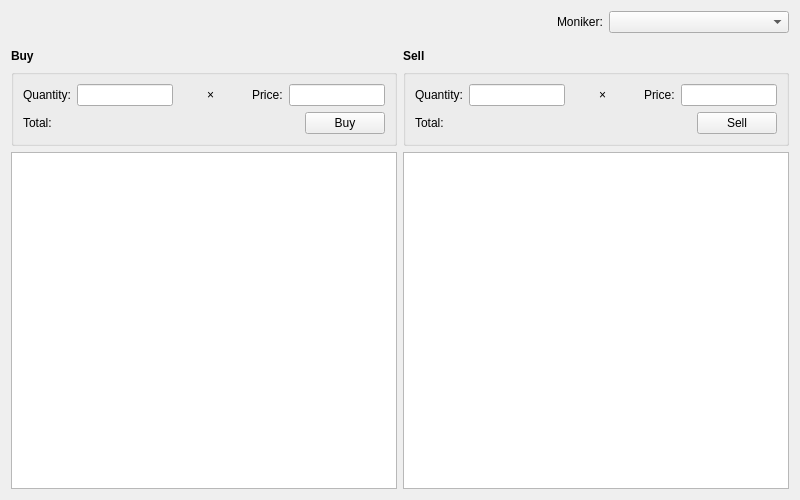
<?xml version="1.0" encoding="UTF-8"?>
<ui version="4.0">
 <class>Form</class>
 <widget class="QWidget" name="Form">
  <property name="geometry">
   <rect>
    <x>0</x>
    <y>0</y>
    <width>800</width>
    <height>500</height>
   </rect>
  </property>
  <property name="windowTitle">
   <string>Form</string>
  </property>
  <layout class="QVBoxLayout" name="verticalLayout" stretch="0,0,1">
   <item>
    <layout class="QHBoxLayout" name="horizontalLayout">
     <item>
      <spacer name="horizontalSpacer">
       <property name="orientation">
        <enum>Qt::Horizontal</enum>
       </property>
       <property name="sizeHint" stdset="0">
        <size>
         <width>40</width>
         <height>20</height>
        </size>
       </property>
      </spacer>
     </item>
     <item>
      <widget class="QLabel" name="label">
       <property name="text">
        <string>Moniker:</string>
       </property>
      </widget>
     </item>
     <item>
      <widget class="QComboBox" name="cbMoniker">
       <property name="minimumSize">
        <size>
         <width>180</width>
         <height>0</height>
        </size>
       </property>
      </widget>
     </item>
    </layout>
   </item>
   <item>
    <spacer name="verticalSpacer">
     <property name="orientation">
      <enum>Qt::Vertical</enum>
     </property>
     <property name="sizeHint" stdset="0">
      <size>
       <width>20</width>
       <height>10</height>
      </size>
     </property>
    </spacer>
   </item>
   <item>
    <layout class="QHBoxLayout" name="horizontalLayout_2" stretch="1,1">
     <item>
      <layout class="QVBoxLayout" name="verticalLayout_2">
       <item>
        <layout class="QHBoxLayout" name="horizontalLayout_11" stretch="0,1">
         <item>
          <widget class="QLabel" name="lblBuy">
           <property name="font">
            <font>
             <weight>75</weight>
             <bold>true</bold>
            </font>
           </property>
           <property name="cursor">
            <cursorShape>IBeamCursor</cursorShape>
           </property>
           <property name="text">
            <string>Buy</string>
           </property>
           <property name="textInteractionFlags">
            <set>Qt::LinksAccessibleByMouse|Qt::TextSelectableByKeyboard|Qt::TextSelectableByMouse</set>
           </property>
          </widget>
         </item>
         <item>
          <widget class="QLabel" name="lblBuyAvailable">
           <property name="cursor">
            <cursorShape>IBeamCursor</cursorShape>
           </property>
           <property name="text">
            <string/>
           </property>
           <property name="textInteractionFlags">
            <set>Qt::LinksAccessibleByMouse|Qt::TextSelectableByKeyboard|Qt::TextSelectableByMouse</set>
           </property>
          </widget>
         </item>
        </layout>
       </item>
       <item>
        <widget class="QGroupBox" name="grpBuy">
         <property name="title">
          <string/>
         </property>
         <layout class="QVBoxLayout" name="verticalLayout_5">
          <item>
           <layout class="QHBoxLayout" name="horizontalLayout_7">
            <item>
             <widget class="QLabel" name="label_4">
              <property name="text">
               <string>Quantity:</string>
              </property>
             </widget>
            </item>
            <item>
             <widget class="QLineEdit" name="edtBuyQuantity">
              <property name="sizePolicy">
               <sizepolicy hsizetype="Preferred" vsizetype="Fixed">
                <horstretch>0</horstretch>
                <verstretch>0</verstretch>
               </sizepolicy>
              </property>
             </widget>
            </item>
            <item>
             <spacer name="horizontalSpacer_4">
              <property name="orientation">
               <enum>Qt::Horizontal</enum>
              </property>
              <property name="sizeHint" stdset="0">
               <size>
                <width>40</width>
                <height>20</height>
               </size>
              </property>
             </spacer>
            </item>
            <item>
             <widget class="QLabel" name="label_8">
              <property name="sizePolicy">
               <sizepolicy hsizetype="Fixed" vsizetype="Preferred">
                <horstretch>0</horstretch>
                <verstretch>0</verstretch>
               </sizepolicy>
              </property>
              <property name="text">
               <string>× </string>
              </property>
             </widget>
            </item>
            <item>
             <spacer name="horizontalSpacer_5">
              <property name="orientation">
               <enum>Qt::Horizontal</enum>
              </property>
              <property name="sizeHint" stdset="0">
               <size>
                <width>40</width>
                <height>20</height>
               </size>
              </property>
             </spacer>
            </item>
            <item>
             <widget class="QLabel" name="label_2">
              <property name="text">
               <string>Price:</string>
              </property>
             </widget>
            </item>
            <item>
             <widget class="QLineEdit" name="edtBuyPrice">
              <property name="sizePolicy">
               <sizepolicy hsizetype="Preferred" vsizetype="Fixed">
                <horstretch>0</horstretch>
                <verstretch>0</verstretch>
               </sizepolicy>
              </property>
             </widget>
            </item>
           </layout>
          </item>
          <item>
           <layout class="QHBoxLayout" name="horizontalLayout_10" stretch="0,1,0">
            <item>
             <widget class="QLabel" name="label_9">
              <property name="text">
               <string>Total:</string>
              </property>
             </widget>
            </item>
            <item>
             <widget class="QLabel" name="lblBuyTotal">
              <property name="cursor">
               <cursorShape>IBeamCursor</cursorShape>
              </property>
              <property name="text">
               <string/>
              </property>
              <property name="textInteractionFlags">
               <set>Qt::LinksAccessibleByMouse|Qt::TextSelectableByKeyboard|Qt::TextSelectableByMouse</set>
              </property>
             </widget>
            </item>
            <item>
             <widget class="QPushButton" name="btnBuy">
              <property name="sizePolicy">
               <sizepolicy hsizetype="Fixed" vsizetype="Fixed">
                <horstretch>0</horstretch>
                <verstretch>0</verstretch>
               </sizepolicy>
              </property>
              <property name="text">
               <string>Buy</string>
              </property>
             </widget>
            </item>
           </layout>
          </item>
         </layout>
        </widget>
       </item>
       <item>
        <widget class="QTableView" name="tvBuy">
         <property name="tabKeyNavigation">
          <bool>false</bool>
         </property>
         <property name="selectionMode">
          <enum>QAbstractItemView::SingleSelection</enum>
         </property>
         <property name="selectionBehavior">
          <enum>QAbstractItemView::SelectRows</enum>
         </property>
         <property name="sortingEnabled">
          <bool>true</bool>
         </property>
        </widget>
       </item>
      </layout>
     </item>
     <item>
      <layout class="QVBoxLayout" name="verticalLayout_3">
       <item>
        <layout class="QHBoxLayout" name="horizontalLayout_13" stretch="0,1">
         <item>
          <widget class="QLabel" name="lblSell">
           <property name="font">
            <font>
             <weight>75</weight>
             <bold>true</bold>
            </font>
           </property>
           <property name="cursor">
            <cursorShape>IBeamCursor</cursorShape>
           </property>
           <property name="text">
            <string>Sell</string>
           </property>
           <property name="textInteractionFlags">
            <set>Qt::LinksAccessibleByMouse|Qt::TextSelectableByKeyboard|Qt::TextSelectableByMouse</set>
           </property>
          </widget>
         </item>
         <item>
          <widget class="QLabel" name="lblSellAvailable">
           <property name="cursor">
            <cursorShape>IBeamCursor</cursorShape>
           </property>
           <property name="text">
            <string/>
           </property>
           <property name="textInteractionFlags">
            <set>Qt::LinksAccessibleByMouse|Qt::TextSelectableByKeyboard|Qt::TextSelectableByMouse</set>
           </property>
          </widget>
         </item>
        </layout>
       </item>
       <item>
        <widget class="QGroupBox" name="grpSell">
         <property name="title">
          <string/>
         </property>
         <layout class="QVBoxLayout" name="verticalLayout_4">
          <item>
           <layout class="QHBoxLayout" name="horizontalLayout_8" stretch="0,0,0,0,0,0,0">
            <item>
             <widget class="QLabel" name="label_3">
              <property name="text">
               <string>Quantity:</string>
              </property>
             </widget>
            </item>
            <item>
             <widget class="QLineEdit" name="edtSellQuantity">
              <property name="sizePolicy">
               <sizepolicy hsizetype="Preferred" vsizetype="Fixed">
                <horstretch>0</horstretch>
                <verstretch>0</verstretch>
               </sizepolicy>
              </property>
             </widget>
            </item>
            <item>
             <spacer name="horizontalSpacer_3">
              <property name="orientation">
               <enum>Qt::Horizontal</enum>
              </property>
              <property name="sizeHint" stdset="0">
               <size>
                <width>40</width>
                <height>20</height>
               </size>
              </property>
             </spacer>
            </item>
            <item>
             <widget class="QLabel" name="label_5">
              <property name="sizePolicy">
               <sizepolicy hsizetype="Fixed" vsizetype="Preferred">
                <horstretch>0</horstretch>
                <verstretch>0</verstretch>
               </sizepolicy>
              </property>
              <property name="text">
               <string>× </string>
              </property>
             </widget>
            </item>
            <item>
             <spacer name="horizontalSpacer_2">
              <property name="orientation">
               <enum>Qt::Horizontal</enum>
              </property>
              <property name="sizeHint" stdset="0">
               <size>
                <width>40</width>
                <height>20</height>
               </size>
              </property>
             </spacer>
            </item>
            <item>
             <widget class="QLabel" name="label_6">
              <property name="text">
               <string>Price:</string>
              </property>
             </widget>
            </item>
            <item>
             <widget class="QLineEdit" name="edtSellPrice">
              <property name="sizePolicy">
               <sizepolicy hsizetype="Preferred" vsizetype="Fixed">
                <horstretch>0</horstretch>
                <verstretch>0</verstretch>
               </sizepolicy>
              </property>
             </widget>
            </item>
           </layout>
          </item>
          <item>
           <layout class="QHBoxLayout" name="horizontalLayout_9" stretch="0,1,0">
            <item>
             <widget class="QLabel" name="label_7">
              <property name="text">
               <string>Total:</string>
              </property>
             </widget>
            </item>
            <item>
             <widget class="QLabel" name="lblSellTotal">
              <property name="cursor">
               <cursorShape>IBeamCursor</cursorShape>
              </property>
              <property name="text">
               <string/>
              </property>
              <property name="textInteractionFlags">
               <set>Qt::LinksAccessibleByMouse|Qt::TextSelectableByKeyboard|Qt::TextSelectableByMouse</set>
              </property>
             </widget>
            </item>
            <item>
             <widget class="QPushButton" name="btnSell">
              <property name="sizePolicy">
               <sizepolicy hsizetype="Fixed" vsizetype="Fixed">
                <horstretch>0</horstretch>
                <verstretch>0</verstretch>
               </sizepolicy>
              </property>
              <property name="text">
               <string>Sell</string>
              </property>
             </widget>
            </item>
           </layout>
          </item>
         </layout>
        </widget>
       </item>
       <item>
        <widget class="QTableView" name="tvSell">
         <property name="tabKeyNavigation">
          <bool>false</bool>
         </property>
         <property name="selectionMode">
          <enum>QAbstractItemView::SingleSelection</enum>
         </property>
         <property name="selectionBehavior">
          <enum>QAbstractItemView::SelectRows</enum>
         </property>
         <property name="sortingEnabled">
          <bool>true</bool>
         </property>
        </widget>
       </item>
      </layout>
     </item>
    </layout>
   </item>
  </layout>
 </widget>
 <tabstops>
  <tabstop>cbMoniker</tabstop>
  <tabstop>edtBuyQuantity</tabstop>
  <tabstop>edtBuyPrice</tabstop>
  <tabstop>btnBuy</tabstop>
  <tabstop>tvBuy</tabstop>
  <tabstop>edtSellQuantity</tabstop>
  <tabstop>edtSellPrice</tabstop>
  <tabstop>btnSell</tabstop>
  <tabstop>tvSell</tabstop>
 </tabstops>
 <resources/>
 <connections/>
</ui>
